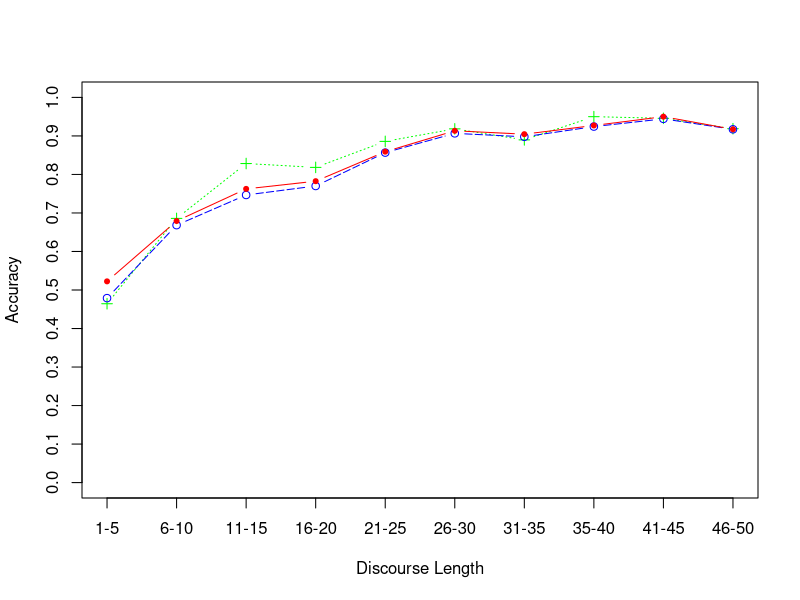
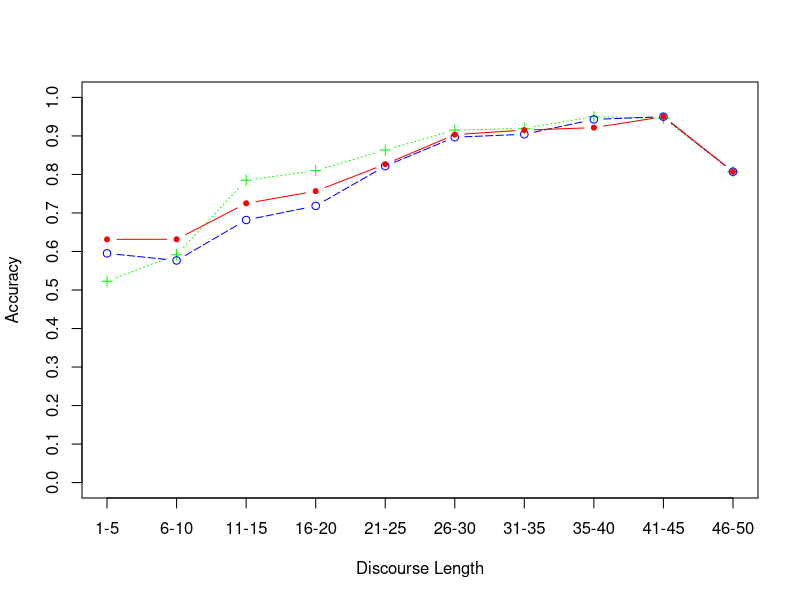
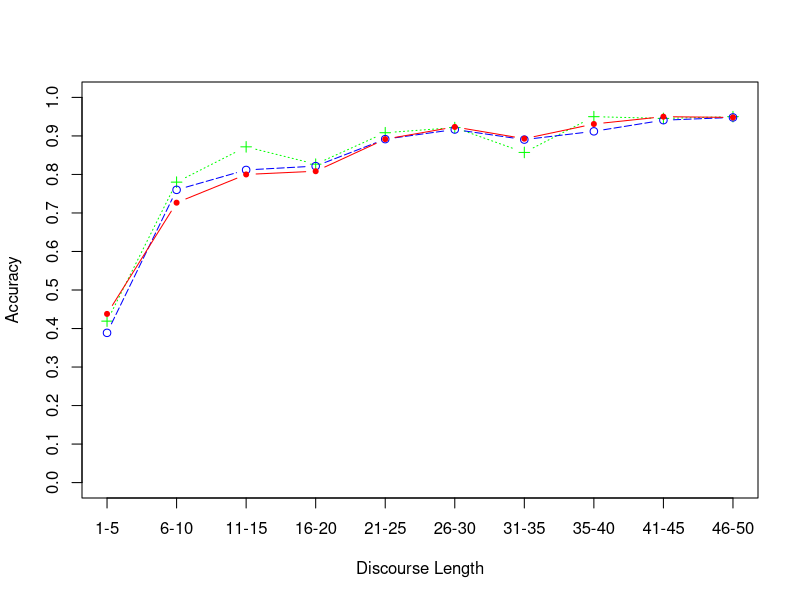

Recreate these plots in R, in order.
#!/usr/bin/env R
# analyse-final.R

# old version
#data_U <- read.csv(file="result-U", header=FALSE);
#data_W <- read.csv(file="result-W", header=FALSE);
#data_Acc <- read.csv(file="result-Acc", header=FALSE);
#
#pdf("../graph/accuracy-sentence-final.pdf", width = 10 + 1, height = 6 + 1);
#par(pin = c(10, 6), mai = c(1, 1, 1, 1));
#plot(xrange, yrange, type = 'n', xaxt = 'n', yaxt = 'n', xlab = "Discourse Length", ylab = "Accuracy");
#axis(2, at=c(0, 0.1, 0.2, 0.3, 0.4, 0.5, 0.6, 0.7, 0.8, 0.9, 1))
#axis(1, at=c(1:10), labels=c("1-5", "6-10", "11-15", "16-20", "21-25", "26-30", "31-35", "35-40", "41-45", "46-50"));
#lines(data$V2, type = 'b', lty = 3, pch = 3, col = "green");
#lines(data1$V2, type = 'b', lty = 5, pch = 1, col = "blue");
#lines(data2$V2, type = 'b', lty = 1, pch = 20, col = "red");
#legend("bottomright", inset = 0.05, c("U", "W", "Acc"), lty = c(3, 5, 1), pch = c(3, 1, 20), col = c("green", "blue", "red"), bty = 'n');
#dev.off()

# new version
discourse_U <- read.csv(file = "../csv/discourse-U.csv", header = TRUE);
discourse_W <- read.csv(file = "../csv/discourse-W.csv", header = TRUE);
discourse_Acc <- read.csv(file = "../csv/discourse-Acc.csv", header = TRUE);

discourse_U_bn <- discourse_U[which(discourse_U$subject == "bn"),];
discourse_W_bn <- discourse_W[which(discourse_W$subject == "bn"),];
discourse_Acc_bn <- discourse_Acc[which(discourse_Acc$subject == "bn"),];

discourse_U_nw <- discourse_U[which(discourse_U$subject == "nw"),];
discourse_W_nw <- discourse_W[which(discourse_W$subject == "nw"),];
discourse_Acc_nw <- discourse_Acc[which(discourse_Acc$subject == "nw"),];

sum(discourse_U$positive) / (sum(discourse_U$positive) + sum(discourse_U$negative));
sum(discourse_W$positive) / (sum(discourse_W$positive) + sum(discourse_W$negative));
sum(discourse_Acc$positive) / (sum(discourse_Acc$positive) + sum(discourse_Acc$negative));

sum(discourse_U_bn$positive) / (sum(discourse_U_bn$positive) + sum(discourse_U_bn$negative));
sum(discourse_W_bn$positive) / (sum(discourse_W_bn$positive) + sum(discourse_W_bn$negative));
sum(discourse_Acc_bn$positive) / (sum(discourse_Acc_bn$positive) + sum(discourse_Acc_bn$negative));

sum(discourse_U_nw$positive) / (sum(discourse_U_nw$positive) + sum(discourse_U_nw$negative));
sum(discourse_W_nw$positive) / (sum(discourse_W_nw$positive) + sum(discourse_W_nw$negative));
sum(discourse_Acc_nw$positive) / (sum(discourse_Acc_nw$positive) + sum(discourse_Acc_nw$negative));


discourse_sentence_U <- list();
accuracy_sentence_U <- list();
discourse_sentence_U_bn <- list();
accuracy_sentence_U_bn <- list();
discourse_sentence_U_nw <- list();
accuracy_sentence_U_nw <- list();
discourse_sentence_W <- list();
accuracy_sentence_W <- list();
discourse_sentence_W_bn <- list();
accuracy_sentence_W_bn <- list()
discourse_sentence_W_nw <- list();
accuracy_sentence_W_nw <- list();
discourse_sentence_Acc <- list();
accuracy_sentence_Acc <- list();
discourse_sentence_Acc_bn <- list();
accuracy_sentence_Acc_bn <- list();
discourse_sentence_Acc_nw <- list();
accuracy_sentence_Acc_nw <- list();

for (index in 1:10) {
  # U
  discourse_sentence_U[[index]] <- discourse_U[which(discourse_U$sentence_amount > ((index - 1) * 5) & discourse_U$sentence_amount <= (index * 5)),];
  accuracy_sentence_U[[index]] <- (sum(discourse_sentence_U[[index]]$positive) / (sum(discourse_sentence_U[[index]]$positive) + sum(discourse_sentence_U[[index]]$negative)));
  
  discourse_sentence_U_bn[[index]] <- discourse_U_bn[which(discourse_U_bn$sentence_amount > ((index - 1) * 5) & discourse_U_bn$sentence_amount <= (index * 5)),];
  accuracy_sentence_U_bn[[index]] <- (sum(discourse_sentence_U_bn[[index]]$positive) / (sum(discourse_sentence_U_bn[[index]]$positive) + sum(discourse_sentence_U_bn[[index]]$negative)));
  
  discourse_sentence_U_nw[[index]] <- discourse_U_nw[which(discourse_U_nw$sentence_amount > ((index - 1) * 5) & discourse_U_nw$sentence_amount <= (index * 5)),];
  accuracy_sentence_U_nw[[index]] <- (sum(discourse_sentence_U_nw[[index]]$positive) / (sum(discourse_sentence_U_nw[[index]]$positive) + sum(discourse_sentence_U_nw[[index]]$negative)));

  # W
  discourse_sentence_W[[index]] <- discourse_W[which(discourse_W$sentence_amount > ((index - 1) * 5) & discourse_W$sentence_amount <= (index * 5)),];
  accuracy_sentence_W[[index]] <- (sum(discourse_sentence_W[[index]]$positive) / (sum(discourse_sentence_W[[index]]$positive) + sum(discourse_sentence_W[[index]]$negative)));
  
  discourse_sentence_W_bn[[index]] <- discourse_W_bn[which(discourse_W_bn$sentence_amount > ((index - 1) * 5) & discourse_W_bn$sentence_amount <= (index * 5)),];
  accuracy_sentence_W_bn[[index]] <- (sum(discourse_sentence_W_bn[[index]]$positive) / (sum(discourse_sentence_W_bn[[index]]$positive) + sum(discourse_sentence_W_bn[[index]]$negative)));
  
  discourse_sentence_W_nw[[index]] <- discourse_W_nw[which(discourse_W_nw$sentence_amount > ((index - 1) * 5) & discourse_W_nw$sentence_amount <= (index * 5)),];
  accuracy_sentence_W_nw[[index]] <- (sum(discourse_sentence_W_nw[[index]]$positive) / (sum(discourse_sentence_W_nw[[index]]$positive) + sum(discourse_sentence_W_nw[[index]]$negative)));

  # Acc
  discourse_sentence_Acc[[index]] <- discourse_Acc[which(discourse_Acc$sentence_amount > ((index - 1) * 5) & discourse_Acc$sentence_amount <= (index * 5)),];
  accuracy_sentence_Acc[[index]] <- (sum(discourse_sentence_Acc[[index]]$positive) / (sum(discourse_sentence_Acc[[index]]$positive) + sum(discourse_sentence_Acc[[index]]$negative)));
  
  discourse_sentence_Acc_bn[[index]] <- discourse_Acc_bn[which(discourse_Acc_bn$sentence_amount > ((index - 1) * 5) & discourse_Acc_bn$sentence_amount <= (index * 5)),];
  accuracy_sentence_Acc_bn[[index]] <- (sum(discourse_sentence_Acc_bn[[index]]$positive) / (sum(discourse_sentence_Acc_bn[[index]]$positive) + sum(discourse_sentence_Acc_bn[[index]]$negative)));
  
  discourse_sentence_Acc_nw[[index]] <- discourse_Acc_nw[which(discourse_Acc_nw$sentence_amount > ((index - 1) * 5) & discourse_Acc_nw$sentence_amount <= (index * 5)),];
  accuracy_sentence_Acc_nw[[index]] <- (sum(discourse_sentence_Acc_nw[[index]]$positive) / (sum(discourse_sentence_Acc_nw[[index]]$positive) + sum(discourse_sentence_Acc_nw[[index]]$negative)));
}

## draw graph
# all
yrange <- range(c(0, 0.1, 0.2, 0.3, 0.4, 0.5, 0.6, 0.7, 0.8, 0.9, 1));
xrange <- range(c(1:10));
pdf("../graph/accuracy-sentence-all.pdf", width = 10 + 1, height = 6 + 1);
plot(xrange, yrange, type = 'n', xaxt = 'n', yaxt = 'n', xlab = "Discourse Length", ylab = "Accuracy");
axis(2, at=c(0, 0.1, 0.2, 0.3, 0.4, 0.5, 0.6, 0.7, 0.8, 0.9, 1))
axis(1, at=c(1:10), labels=c("1-5", "6-10", "11-15", "16-20", "21-25", "26-30", "31-35", "35-40", "41-45", "46-50"));
lines(c(1:10), accuracy_sentence_U, type = 'b', lty = 3, pch = 3, col = "green");
lines(c(1:10), accuracy_sentence_W, type = 'b', lty = 5, pch = 1, col = "blue");
lines(c(1:10), accuracy_sentence_Acc, type = 'b', lty = 1, pch = 20, col = "red");
dev.off()

# bn
yrange <- range(c(0, 0.1, 0.2, 0.3, 0.4, 0.5, 0.6, 0.7, 0.8, 0.9, 1));
xrange <- range(c(1:10));
pdf("../graph/accuracy-sentence-bn.pdf", width = 10 + 1, height = 6 + 1);
plot(xrange, yrange, type = 'n', xaxt = 'n', yaxt = 'n', xlab = "Discourse Length", ylab = "Accuracy");
axis(2, at=c(0, 0.1, 0.2, 0.3, 0.4, 0.5, 0.6, 0.7, 0.8, 0.9, 1))
axis(1, at=c(1:10), labels=c("1-5", "6-10", "11-15", "16-20", "21-25", "26-30", "31-35", "35-40", "41-45", "46-50"));
lines(c(1:10), accuracy_sentence_U_bn, type = 'b', lty = 3, pch = 3, col = "green");
lines(c(1:10), accuracy_sentence_W_bn, type = 'b', lty = 5, pch = 1, col = "blue");
lines(c(1:10), accuracy_sentence_Acc_bn, type = 'b', lty = 1, pch = 20, col = "red");
dev.off()

# nw
yrange <- range(c(0, 0.1, 0.2, 0.3, 0.4, 0.5, 0.6, 0.7, 0.8, 0.9, 1));
xrange <- range(c(1:10));
pdf("../graph/accuracy-sentence-nw.pdf", width = 10 + 1, height = 6 + 1);
plot(xrange, yrange, type = 'n', xaxt = 'n', yaxt = 'n', xlab = "Discourse Length", ylab = "Accuracy");
axis(2, at=c(0, 0.1, 0.2, 0.3, 0.4, 0.5, 0.6, 0.7, 0.8, 0.9, 1))
axis(1, at=c(1:10), labels=c("1-5", "6-10", "11-15", "16-20", "21-25", "26-30", "31-35", "35-40", "41-45", "46-50"));
lines(c(1:10), accuracy_sentence_U_nw, type = 'b', lty = 3, pch = 3, col = "green");
lines(c(1:10), accuracy_sentence_W_nw, type = 'b', lty = 5, pch = 1, col = "blue");
lines(c(1:10), accuracy_sentence_Acc_nw, type = 'b', lty = 1, pch = 20, col = "red");
dev.off()
